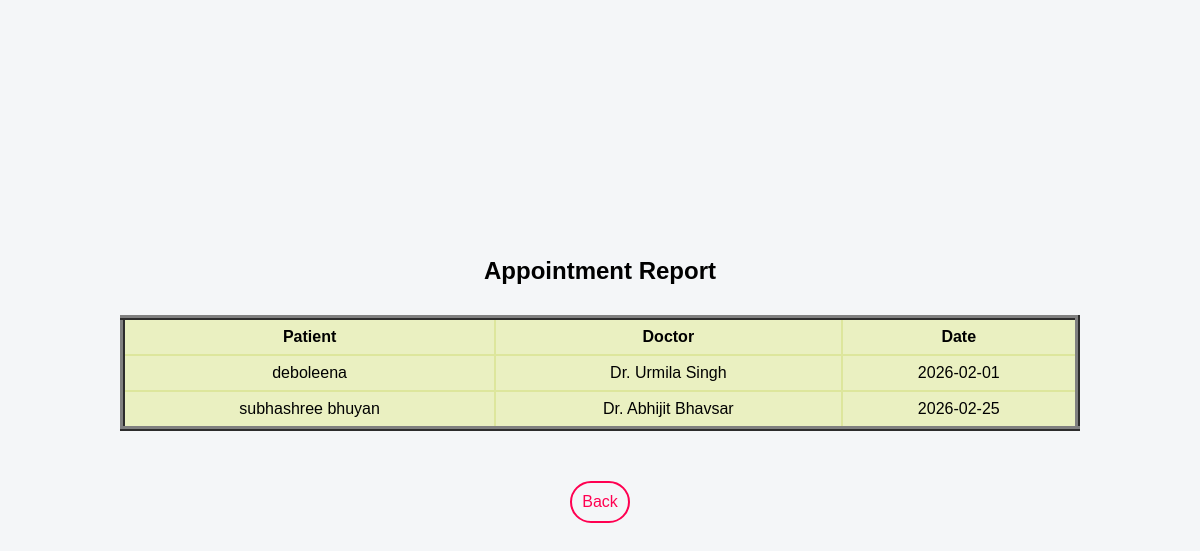
Screenshot of /appointments/report.php with the database file from the repository.
### tables this page shows
CREATE TABLE `appointments` (
  `id` int(11) NOT NULL,
  `patient_id` int(11) NOT NULL,
  `doctor_id` int(11) NOT NULL,
  `appointment_date` date NOT NULL,
  `created_at` timestamp NOT NULL DEFAULT current_timestamp()
);

CREATE TABLE `patients` (
  `patient_id` int(11) NOT NULL,
  `name` varchar(50) DEFAULT NULL,
  `age` int(11) DEFAULT NULL,
  `gender` varchar(10) DEFAULT NULL,
  `phone` varchar(15) DEFAULT NULL,
  `disease` varchar(100) DEFAULT NULL
);

CREATE TABLE `doctors` (
  `doctor_id` int(11) NOT NULL,
  `name` varchar(50) DEFAULT NULL,
  `department` varchar(100) DEFAULT NULL,
  `available_days` varchar(50) DEFAULT NULL
);

### appointments/report.php (the view, shortened to what this page needs)
<?php
include("../config/db.php");
$res = mysqli_query($con, "
SELECT
    patients.name AS patient,
    doctors.name AS doctor,
    appointments.appointment_date
FROM appointments
JOIN patients ON appointments.patient_id = patients.patient_id
JOIN doctors ON appointments.doctor_id = doctors.doctor_id
ORDER BY appointments.appointment_date
");
?>
<!DOCTYPE html>
<html lang="en">
<head>
    <link rel="stylesheet" href="../css/style.css">
</head>
<body>
    <div class="page">
        <h2>Appointment Report</h2>
        <table border="5">
            <tr>
                <th>Patient</th>
                <th>Doctor</th>
                <th>Date</th>
            </tr>
            <?php while($r = mysqli_fetch_assoc($res)) { ?>
            <tr>
                <td><?= $r['patient'] ?></td>
                <td><?= $r['doctor'] ?></td>
                <td><?= $r['appointment_date'] ?></td>
            </tr>
            <?php } ?>
        </table>
        <a href="../dashboard.php" class="back">Back</a>
    </div>
</body>
</html>

### css/style.css (style rules this page uses)
* { margin: 0; padding: 0; box-sizing: border-box; }
body { font-family: Arial, Helvetica, sans-serif; background-color: #f4f6f8; }
table { width: 80%; margin: auto; border-collapse: collapse; border-style: inset; margin: 30px auto; }
table th, table td { border: 2px solid #dde69c; padding: 8px; text-align: center; background-color: #eaf0c1; }
a { text-decoration: none; }
.back, .other_btn { margin: 20px 20px; padding: 10px; border: 2px solid #ff0051; border-radius: 30px; color: #ff0051; }
.page { width: 100vw; display: flex; justify-content: center; align-items: center; height: 100vh; flex-direction: column; }

### rows the page displays
appointments: patient.name "deboleena", doctor.name "Dr. Urmila Singh", appointment_date "2026-02-01"
appointments: patient.name "subhashree bhuyan", doctor.name "Dr. Abhijit Bhavsar", appointment_date "2026-02-25"
